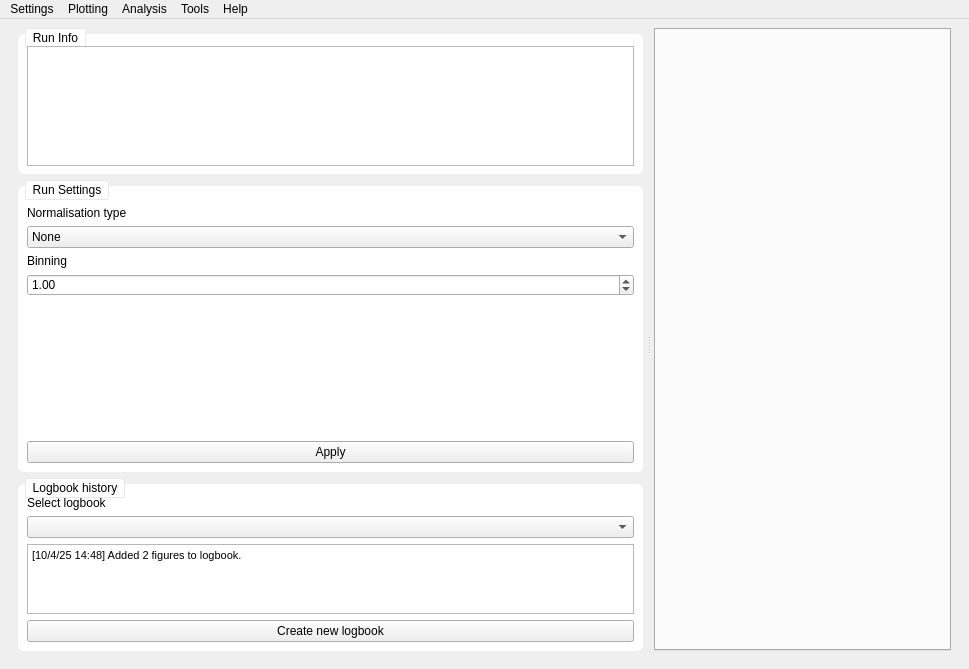
<?xml version="1.0" encoding="UTF-8"?>
<ui version="4.0">
 <class>workspace</class>
 <widget class="QMainWindow" name="workspace">
  <property name="windowModality">
   <enum>Qt::NonModal</enum>
  </property>
  <property name="geometry">
   <rect>
    <x>0</x>
    <y>0</y>
    <width>969</width>
    <height>669</height>
   </rect>
  </property>
  <property name="minimumSize">
   <size>
    <width>0</width>
    <height>0</height>
   </size>
  </property>
  <property name="windowTitle">
   <string>MainWindow</string>
  </property>
  <property name="styleSheet">
   <string notr="true"/>
  </property>
  <property name="tabShape">
   <enum>QTabWidget::Rounded</enum>
  </property>
  <widget class="QWidget" name="centralwidget">
   <layout class="QVBoxLayout" name="verticalLayout">
    <item>
     <widget class="QSplitter" name="splitter">
      <property name="minimumSize">
       <size>
        <width>10</width>
        <height>0</height>
       </size>
      </property>
      <property name="styleSheet">
       <string notr="true"/>
      </property>
      <property name="frameShape">
       <enum>QFrame::NoFrame</enum>
      </property>
      <property name="orientation">
       <enum>Qt::Horizontal</enum>
      </property>
      <property name="opaqueResize">
       <bool>true</bool>
      </property>
      <property name="handleWidth">
       <number>5</number>
      </property>
      <property name="childrenCollapsible">
       <bool>false</bool>
      </property>
      <widget class="QFrame" name="frame">
       <property name="minimumSize">
        <size>
         <width>200</width>
         <height>0</height>
        </size>
       </property>
       <property name="frameShape">
        <enum>QFrame::NoFrame</enum>
       </property>
       <layout class="QVBoxLayout" name="verticalLayout_5">
        <property name="leftMargin">
         <number>9</number>
        </property>
        <property name="topMargin">
         <number>0</number>
        </property>
        <property name="rightMargin">
         <number>3</number>
        </property>
        <property name="bottomMargin">
         <number>9</number>
        </property>
        <item>
         <widget class="QGroupBox" name="groupBox">
          <property name="sizePolicy">
           <sizepolicy hsizetype="Preferred" vsizetype="Preferred">
            <horstretch>0</horstretch>
            <verstretch>1</verstretch>
           </sizepolicy>
          </property>
          <property name="styleSheet">
           <string notr="true">QGroupBox {
	border-radius: 6px;
	margin-top: 6px;
	background-color: white;
}
QGroupBox::title {
    subcontrol-origin: margin;
    left: 7px;
    padding: 2px 5px 2px 5px;
	background-color: white;
	border: 1px solid #E8E8E8;
	border-radius: 2px
}</string>
          </property>
          <property name="title">
           <string>Run Info</string>
          </property>
          <property name="alignment">
           <set>Qt::AlignLeading|Qt::AlignLeft|Qt::AlignTop</set>
          </property>
          <property name="flat">
           <bool>false</bool>
          </property>
          <property name="checkable">
           <bool>false</bool>
          </property>
          <layout class="QVBoxLayout" name="verticalLayout_4">
           <property name="spacing">
            <number>6</number>
           </property>
           <property name="topMargin">
            <number>12</number>
           </property>
           <property name="bottomMargin">
            <number>8</number>
           </property>
           <item>
            <widget class="QTextBrowser" name="comment_text">
             <property name="sizePolicy">
              <sizepolicy hsizetype="Expanding" vsizetype="Expanding">
               <horstretch>0</horstretch>
               <verstretch>1</verstretch>
              </sizepolicy>
             </property>
            </widget>
           </item>
          </layout>
         </widget>
        </item>
        <item>
         <widget class="QGroupBox" name="groupBox_2">
          <property name="sizePolicy">
           <sizepolicy hsizetype="Preferred" vsizetype="Preferred">
            <horstretch>0</horstretch>
            <verstretch>2</verstretch>
           </sizepolicy>
          </property>
          <property name="styleSheet">
           <string notr="true">QGroupBox {
	border-radius: 6px;
	margin-top: 6px;
	background-color: white;
}
QGroupBox::title {
    subcontrol-origin: margin;
    left: 7px;
    padding: 2px 5px 2px 5px;
	background-color: white;
	border: 1px solid #E8E8E8;
	border-radius: 2px
}</string>
          </property>
          <property name="title">
           <string>Run Settings</string>
          </property>
          <property name="flat">
           <bool>false</bool>
          </property>
          <layout class="QGridLayout" name="gridLayout_3">
           <property name="leftMargin">
            <number>9</number>
           </property>
           <property name="topMargin">
            <number>20</number>
           </property>
           <property name="rightMargin">
            <number>9</number>
           </property>
           <property name="bottomMargin">
            <number>9</number>
           </property>
           <item row="0" column="0" colspan="2">
            <widget class="QLabel" name="label_2">
             <property name="styleSheet">
              <string notr="true"/>
             </property>
             <property name="text">
              <string>Normalisation type</string>
             </property>
            </widget>
           </item>
           <item row="10" column="0" colspan="2">
            <widget class="QPushButton" name="apply_run_settings_button">
             <property name="text">
              <string>Apply</string>
             </property>
            </widget>
           </item>
           <item row="1" column="0" colspan="2">
            <widget class="QComboBox" name="normalisation_type_combo_box">
             <item>
              <property name="text">
               <string>None</string>
              </property>
             </item>
             <item>
              <property name="text">
               <string>Normalisation by counts</string>
              </property>
             </item>
             <item>
              <property name="text">
               <string>Normalisation by events</string>
              </property>
             </item>
            </widget>
           </item>
           <item row="9" column="0" colspan="2">
            <spacer name="verticalSpacer_2">
             <property name="orientation">
              <enum>Qt::Vertical</enum>
             </property>
             <property name="sizeHint" stdset="0">
              <size>
               <width>20</width>
               <height>40</height>
              </size>
             </property>
            </spacer>
           </item>
           <item row="5" column="0">
            <widget class="QLabel" name="label_3">
             <property name="text">
              <string>Binning</string>
             </property>
            </widget>
           </item>
           <item row="6" column="0" colspan="2">
            <widget class="QDoubleSpinBox" name="binning_spin_box">
             <property name="suffix">
              <string/>
             </property>
             <property name="minimum">
              <double>0.100000000000000</double>
             </property>
             <property name="singleStep">
              <double>1.000000000000000</double>
             </property>
             <property name="value">
              <double>1.000000000000000</double>
             </property>
            </widget>
           </item>
          </layout>
         </widget>
        </item>
        <item>
         <widget class="QGroupBox" name="logbook_group_box">
          <property name="sizePolicy">
           <sizepolicy hsizetype="Preferred" vsizetype="Preferred">
            <horstretch>0</horstretch>
            <verstretch>1</verstretch>
           </sizepolicy>
          </property>
          <property name="styleSheet">
           <string notr="true">QGroupBox {
	border-radius: 6px;
	margin-top: 6px;
	background-color: white;
}

QGroupBox::title {
    subcontrol-origin: margin;
    left: 7px;
    padding: 2px 5px 2px 5px;
	background-color: white;
	border: 1px solid #E8E8E8;
	border-radius: 2px
}</string>
          </property>
          <property name="title">
           <string>Logbook history</string>
          </property>
          <property name="flat">
           <bool>false</bool>
          </property>
          <layout class="QGridLayout" name="gridLayout">
           <property name="leftMargin">
            <number>9</number>
           </property>
           <property name="topMargin">
            <number>12</number>
           </property>
           <item row="2" column="0" colspan="2">
            <widget class="QTextBrowser" name="textBrowser">
             <property name="html">
              <string>&lt;!DOCTYPE HTML PUBLIC &quot;-//W3C//DTD HTML 4.0//EN&quot; &quot;http://www.w3.org/TR/REC-html40/strict.dtd&quot;&gt;
&lt;html&gt;&lt;head&gt;&lt;meta name=&quot;qrichtext&quot; content=&quot;1&quot; /&gt;&lt;meta charset=&quot;utf-8&quot; /&gt;&lt;style type=&quot;text/css&quot;&gt;
p, li { white-space: pre-wrap; }
hr { height: 1px; border-width: 0; }
li.unchecked::marker { content: &quot;\2610&quot;; }
li.checked::marker { content: &quot;\2612&quot;; }
&lt;/style&gt;&lt;/head&gt;&lt;body style=&quot; font-family:'Segoe UI'; font-size:9pt; font-weight:400; font-style:normal;&quot;&gt;
&lt;p style=&quot; margin-top:0px; margin-bottom:0px; margin-left:0px; margin-right:0px; -qt-block-indent:0; text-indent:0px;&quot;&gt;&lt;span style=&quot; font-size:8pt;&quot;&gt;[10/4/25 14:48] Added 2 figures to logbook.&lt;/span&gt;&lt;/p&gt;
&lt;p style=&quot;-qt-paragraph-type:empty; margin-top:0px; margin-bottom:0px; margin-left:0px; margin-right:0px; -qt-block-indent:0; text-indent:0px; font-size:8pt;&quot;&gt;&lt;br /&gt;&lt;/p&gt;&lt;/body&gt;&lt;/html&gt;</string>
             </property>
            </widget>
           </item>
           <item row="3" column="0" colspan="2">
            <widget class="QPushButton" name="pushButton">
             <property name="text">
              <string>Create new logbook</string>
             </property>
            </widget>
           </item>
           <item row="1" column="0" colspan="2">
            <widget class="QComboBox" name="comboBox"/>
           </item>
           <item row="0" column="0" colspan="2">
            <widget class="QLabel" name="label">
             <property name="text">
              <string>Select logbook</string>
             </property>
            </widget>
           </item>
          </layout>
         </widget>
        </item>
       </layout>
      </widget>
      <widget class="QFrame" name="frame_2">
       <property name="frameShape">
        <enum>QFrame::NoFrame</enum>
       </property>
       <property name="frameShadow">
        <enum>QFrame::Raised</enum>
       </property>
       <layout class="QVBoxLayout" name="verticalLayout_8">
        <property name="leftMargin">
         <number>3</number>
        </property>
        <property name="topMargin">
         <number>0</number>
        </property>
        <property name="bottomMargin">
         <number>9</number>
        </property>
        <item>
         <widget class="QTabWidget" name="tabWidget">
          <property name="currentIndex">
           <number>-1</number>
          </property>
          <property name="elideMode">
           <enum>Qt::ElideRight</enum>
          </property>
          <property name="tabsClosable">
           <bool>true</bool>
          </property>
          <property name="movable">
           <bool>true</bool>
          </property>
         </widget>
        </item>
       </layout>
      </widget>
     </widget>
    </item>
   </layout>
  </widget>
  <widget class="QMenuBar" name="menubar">
   <property name="geometry">
    <rect>
     <x>0</x>
     <y>0</y>
     <width>969</width>
     <height>22</height>
    </rect>
   </property>
   <property name="styleSheet">
    <string notr="true">border-bottom: 1px solid lightgrey;
margin: 0px;
padding: 0;</string>
   </property>
   <property name="defaultUp">
    <bool>false</bool>
   </property>
   <widget class="QMenu" name="plot_menu">
    <property name="title">
     <string>Plotting</string>
    </property>
    <addaction name="plot_multiplot"/>
   </widget>
   <widget class="QMenu" name="settings_menu">
    <property name="title">
     <string>Settings</string>
    </property>
    <addaction name="general_settings"/>
    <addaction name="energy_correction_settings"/>
   </widget>
   <widget class="QMenu" name="analysis_menu">
    <property name="title">
     <string>Analysis</string>
    </property>
    <widget class="QMenu" name="peak_fit_menu">
     <property name="title">
      <string>Peak Fitting</string>
     </property>
     <addaction name="actiontest"/>
    </widget>
    <addaction name="peak_fit_menu"/>
   </widget>
   <widget class="QMenu" name="tools_menu">
    <property name="title">
     <string>Tools</string>
    </property>
    <addaction name="trim_simulation"/>
    <addaction name="model_muon_spectrum"/>
    <addaction name="periodic_table"/>
   </widget>
   <widget class="QMenu" name="help_menu">
    <property name="title">
     <string>Help</string>
    </property>
    <addaction name="help_manual"/>
   </widget>
   <addaction name="settings_menu"/>
   <addaction name="plot_menu"/>
   <addaction name="analysis_menu"/>
   <addaction name="tools_menu"/>
   <addaction name="help_menu"/>
  </widget>
  <action name="trim_simulation">
   <property name="text">
    <string>SRIM/TRIM simulation</string>
   </property>
  </action>
  <action name="model_muon_spectrum">
   <property name="text">
    <string>Simulate Muonic X-ray Spectra</string>
   </property>
  </action>
  <action name="periodic_table">
   <property name="text">
    <string>Periodic Table</string>
   </property>
  </action>
  <action name="help_manual">
   <property name="text">
    <string>Manual</string>
   </property>
  </action>
  <action name="energy_corrections">
   <property name="text">
    <string>Energy corrections</string>
   </property>
  </action>
  <action name="plot_multiplot">
   <property name="text">
    <string>Multi-run Plot</string>
   </property>
  </action>
  <action name="actiontest">
   <property name="text">
    <string>test</string>
   </property>
  </action>
  <action name="file_load_default">
   <property name="text">
    <string>Load default settings</string>
   </property>
  </action>
  <action name="file_browse_dir">
   <property name="text">
    <string>Browse to data directory</string>
   </property>
  </action>
  <action name="file_reset">
   <property name="text">
    <string>Reset all settings</string>
   </property>
  </action>
  <action name="general_settings">
   <property name="text">
    <string>General settings</string>
   </property>
  </action>
  <action name="energy_correction_settings">
   <property name="text">
    <string>Energy corrections</string>
   </property>
  </action>
 </widget>
 <resources/>
 <connections/>
</ui>
